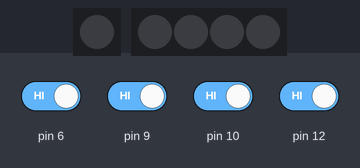
Recording of a sketch running on a simulated Arduino Leonardo, built with avr-gcc and run on an emulated ATmega32U4. On the bench: 1 RGB LEDs in strip order, left to right, 4 RGB LEDs in strip order, left to right. The test bench sets the inputs (shaded band); at power-on: pin 6, pin 9, pin 10, pin 12 HIGH. Dim RGB values are drawn brighter than linear; random numbers use the default seed unless the sketch sets one; USB keyboard and mouse output is not drawn.

Above: at 1.2 s.
1.3 s: pin 6 driven LOW and pin 9 driven LOW and pin 10 driven LOW and pin 12 driven LOW
At 2.1 s:
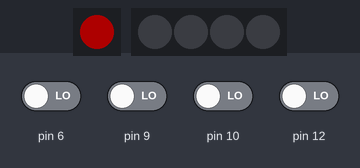
4.3 s: pin 12 driven HIGH
At 6.2 s:
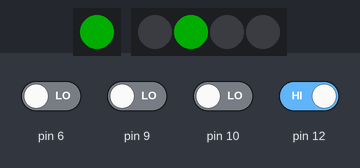
6.7 s: pin 6 driven HIGH
At 7.6 s:
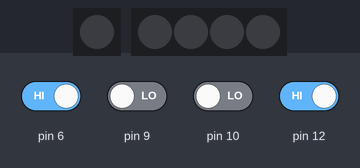
9.7 s: pin 6 driven LOW and pin 12 driven LOW
At 15.1 s:
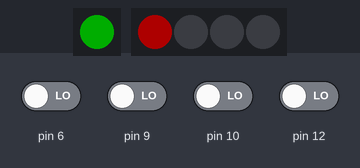
Timing chart, 0 to 16.1 s (numbered marks = the images above; inputs shaded):
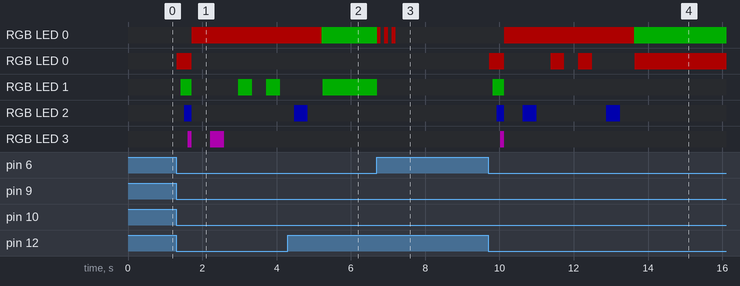

The sketch:

game.ino
```cpp
#include <Adafruit_NeoPixel.h>
#include <CapacitiveSensor.h>
#include <Keyboard.h>

///--- Constants ---///
const uint8_t NEOPIXEL_DATA_PIN = 0;
const uint8_t SENSOR_COUNT = 4;
const uint8_t CAPACITIVE_WRITE_PIN = 1;
const uint8_t CAPACITANCE_SAMPLE_COUNT = 30;
const uint16_t CAPACITANCE_THRESHOLD = 2000;
const uint8_t PIXEL_BRIGHTNESS = 50;
const uint8_t CORRECT_FOR_DIFFICULTY_INCREASE = 2;
const uint16_t STARTING_SEQUENCE_TIME = 750;
const uint8_t INITIAL_SEQUENCE_LENGTH = 4;
const uint8_t SEQUENCE_INCREASE_PER_DIFFICULTY = 1;
const float SEQUENCE_TIME_DECAY = 0.7f;

///--- NeoPixels ---///
Adafruit_NeoPixel pixels(SENSOR_COUNT, NEOPIXEL_DATA_PIN, NEO_GRB + NEO_KHZ800);
Adafruit_NeoPixel floraPixel(1, 8, NEO_GRB + NEO_KHZ800);

///--- Colors ---///
uint32_t colors[SENSOR_COUNT] =
{
    pixels.Color(255, 0, 0),
    pixels.Color(0, 255, 0),
    pixels.Color(0, 0, 255),
    pixels.Color(255, 0, 255)
};

uint32_t waitColor = pixels.Color(255, 0, 0);
uint32_t playColor = pixels.Color(0, 255, 0);

///--- Sensors ---///
CapacitiveSensor sensors[SENSOR_COUNT] =
{
    CapacitiveSensor(CAPACITIVE_WRITE_PIN, 12),
    CapacitiveSensor(CAPACITIVE_WRITE_PIN, 6),
    CapacitiveSensor(CAPACITIVE_WRITE_PIN, 9),
    CapacitiveSensor(CAPACITIVE_WRITE_PIN, 10)
};

///--- Keys ---///
const bool USE_KEYS = true;

char keys[SENSOR_COUNT] =
{
    'a',
    's',
    'd',
    'f'
};

///--- Global Variables ---///
bool gameIsRunning = false;
bool isPlayerTurn = false;
uint8_t currentDifficulty = 0;
uint8_t currentSequenceIndex = 0;
uint8_t* currentSequence = NULL;
uint8_t currentSequenceLength = 0;

void setup()
{
    randomSeed(0);
    floraPixel.begin();
    clearFloraPixel();
    floraPixel.setBrightness(PIXEL_BRIGHTNESS);
    floraPixel.show();
    pixels.begin();
    clearAllPixels(false);
    pixels.setBrightness(PIXEL_BRIGHTNESS);
    pixels.show();
    Keyboard.begin();
}

void loop()
{
    handleGameStart();
    handleGameLoop();
    delay(10);
}

void handleGameLoop()
{
    if (!gameIsRunning) return;

    if (!isPlayerTurn)
    {
        setFloraPixel(waitColor);
        clearAllPixels(true);
        delay(500);

        currentSequenceLength = (currentDifficulty / CORRECT_FOR_DIFFICULTY_INCREASE) * SEQUENCE_INCREASE_PER_DIFFICULTY + INITIAL_SEQUENCE_LENGTH;
        uint16_t playInterval = pow(SEQUENCE_TIME_DECAY, currentDifficulty / CORRECT_FOR_DIFFICULTY_INCREASE) * STARTING_SEQUENCE_TIME;

        currentSequence = generateSequence(currentSequenceLength);

        playSequence(currentSequence, currentSequenceLength, playInterval);

        clearAllPixels(true);

        currentSequenceIndex = 0;

        isPlayerTurn = true;

        setFloraPixel(playColor);
    }
    else
    {
        for (int i = 0; i < SENSOR_COUNT; i++)
            if (!handleButton(i))
                break;

        pixels.show();
    }
}

uint8_t handleButton(uint8_t id)
{
    uint64_t capacitance = sensors[id].capacitiveSensor(CAPACITANCE_SAMPLE_COUNT);

    if (!isPressingButton(id)) return true;

    activatePixel(id, true);
    if (USE_KEYS) Keyboard.press(keys[id]);

    while (isPressingButton(id))
    {
        delay(10);
    }

    clearAllPixels(true);
    if (USE_KEYS) Keyboard.release(keys[id]);

    if (currentSequence[currentSequenceIndex] == id)
    {
        currentSequenceIndex++;

        if (currentSequenceIndex == currentSequenceLength)
        {
            isPlayerTurn = false;
            delete[] currentSequence;
            currentDifficulty++;
            flashFloraPixel(3, playColor, 200);
        }

        return false;
    }
    else
    {
        flashFloraPixel(3, waitColor, 200);

        resetGame();

        return false;
    }
}

void resetGame()
{
    gameIsRunning = false;
}

void handleGameStart()
{
    if (gameIsRunning) return;

    clearFloraPixel();
    clearAllPixels(true);

    bool isPressingAllButtons = true;

    for (int i = 0; i < SENSOR_COUNT; i++)
        if (!isPressingButton(i))
            isPressingAllButtons = false;

    if (isPressingAllButtons)
    {
        for (int i = 0; i < SENSOR_COUNT; i++)
        {
            activatePixel(i, true);
            delay(100);
        }

        gameIsRunning = true;
        isPlayerTurn = false;
        currentDifficulty = 0;
        currentSequenceIndex = 0;
    }
}

bool isPressingButton(uint8_t id)
{
    return sensors[id].capacitiveSensor(CAPACITANCE_SAMPLE_COUNT) > CAPACITANCE_THRESHOLD;
}

void playSequence(uint8_t* sequence, uint8_t length, uint16_t interval)
{
    for (uint8_t i = 0; i < length; i++)
    {
        uint8_t id = sequence[i];

        clearAllPixels(false);

        activatePixel(id, false);
        if (USE_KEYS) Keyboard.press(keys[id]);

        pixels.show();

        delay(interval / 2);

        clearAllPixels(true);
        if (USE_KEYS) Keyboard.release(keys[id]);

        delay(interval / 2);
    }
}

uint8_t* generateSequence(uint8_t length)
{
    uint8_t* sequence = new uint8_t[length];

    for (uint8_t i = 0; i < length; i++)
    {
        sequence[i] = (uint8_t)random(0, SENSOR_COUNT);
    }

    return sequence;
}

void clearAllPixels(bool show)
{
    for (uint8_t i = 0; i < SENSOR_COUNT; i++)
        pixels.setPixelColor(i, pixels.Color(0, 0, 0));
    if (show) pixels.show();
}

void activatePixel(uint8_t id, bool show)
{
    pixels.setPixelColor(id, colors[id]);
    if (show) pixels.show();
}

void setFloraPixel(uint32_t color)
{
    floraPixel.setPixelColor(0, color);
    floraPixel.show();
}

void clearFloraPixel()
{
    floraPixel.setPixelColor(0, floraPixel.Color(0, 0, 0));
    floraPixel.show();
}

void flashFloraPixel(uint8_t count, uint32_t color, uint16_t interval)
{
    for (uint8_t i = 0; i < count; i++)
    {
        setFloraPixel(color);
        delay(interval / 2);
        clearFloraPixel();
        delay(interval / 2);
    }
}
```

Measured:
- after the input at 1.3 s, RGB LED 0: off → RGB(50, 0, 0) after 0.42 s; RGB LED 0: off → RGB(50, 0, 0) at once, → off 0.40 s later
- after the input at 6.7 s, RGB LED 0: alternates RGB(50, 0, 0) for 0.10 s and off for 0.10 s, 6 changes in all, then stays off, starting at once; RGB LED 1: RGB(0, 50, 0) → off at once
- after the input at 9.7 s, RGB LED 0: off → RGB(50, 0, 0) after 0.42 s, → RGB(0, 50, 0) 3.5 s later; RGB LED 0: goes RGB(50, 0, 0) 0.40 s, off 1.3 s, RGB(50, 0, 0) 0.38 s, off 0.38 s, RGB(50, 0, 0) 0.38 s, off 1.1 s, then RGB(50, 0, 0), starting at once
